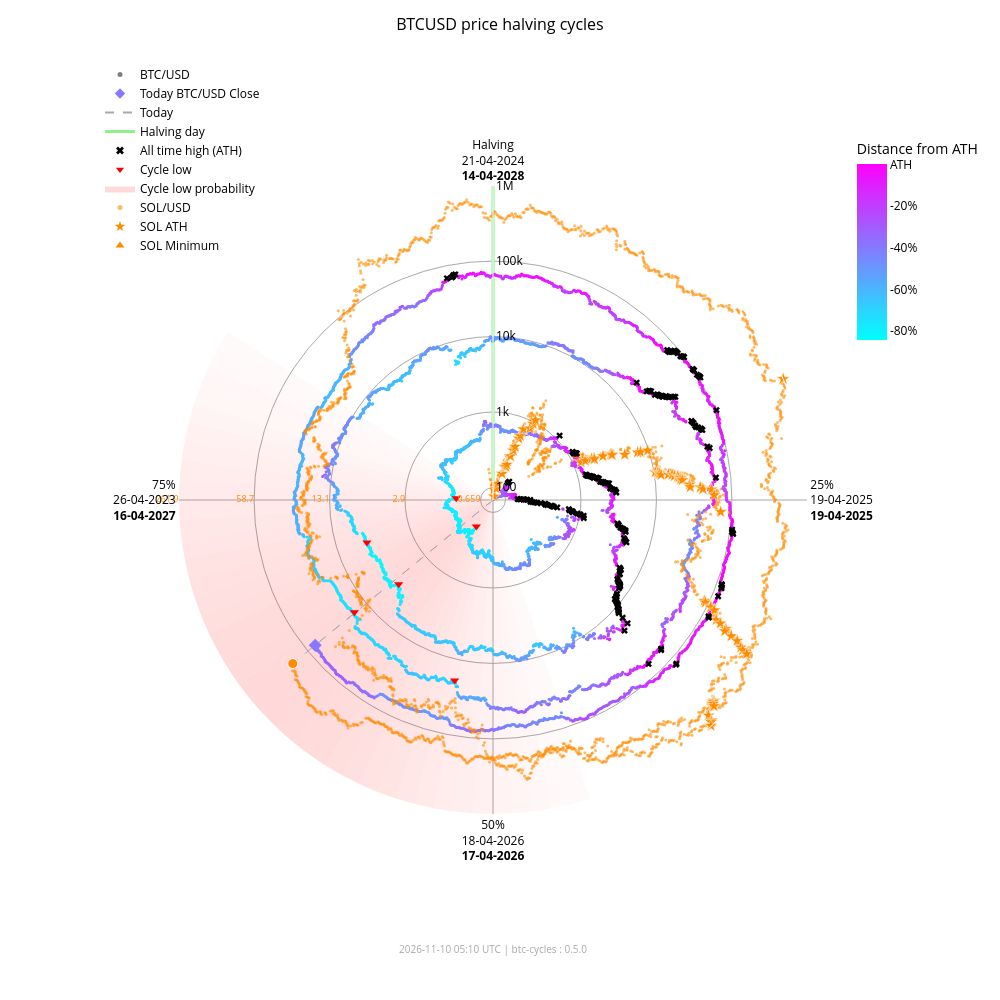

Here is the notebook cell this chart was saved with:
### Markdown cell above
### Interactive chart with overlay

### Code cell
fig_overlay_interactive = btc.plot(
    kind="interactive",
    from_date="2012-11-28",
    overlay=sol,
)
fig_overlay_interactive.show(config={"scrollZoom": True, "displayModeBar": True})

### Figure 1 — Plotly figure (JSON) as saved in the notebook; plotly's stock layout.template omitted (floating-point values rounded to 4 significant figures; data arrays with more than 128 entries replaced by an {"elided": "..."} marker saying what was removed)
{"data": [{"fill": "toself", "fillcolor": "rgba(255,0,0,0.018306980149439524)", "hoverinfo": "skip", "line": {"width": 0}, "mode": "lines", "r": [68.43, 1000000, 1000000, 68.43, 68.43], "showlegend": false, "theta": [162.0, 162.0, 165.6, 165.6, 162.0], "type": "scatterpolar"}, {"fill": "toself", "fillcolor": "rgba(255,0,0,0.02405911634527998)", "hoverinfo": "skip", "line": {"width": 0}, "mode": "lines", "r": [68.43, 1000000, 1000000, 68.43, 68.43], "showlegend": false, "theta": [165.6, 165.6, 169.2, 169.2, 165.6], "type": "scatterpolar"}, {"fill": "toself", "fillcolor": "rgba(255,0,0,0.030803449372254352)", "hoverinfo": "skip", "line": {"width": 0}, "mode": "lines", "r": [68.43, 1000000, 1000000, 68.43, 68.43], "showlegend": false, "theta": [169.2, 169.2, 172.8, 172.8, 169.2], "type": "scatterpolar"}, {"fill": "toself", "fillcolor": "rgba(255,0,0,0.03847233586005252)", "hoverinfo": "skip", "line": {"width": 0}, "mode": "lines", "r": [68.43, 1000000, 1000000, 68.43, 68.43], "showlegend": false, "theta": [172.8, 172.8, 176.4, 176.4, 172.8], "type": "scatterpolar"}, {"fill": "toself", "fillcolor": "rgba(255,0,0,0.04694405159551339)", "hoverinfo": "skip", "line": {"width": 0}, "mode": "lines", "r": [68.43, 1000000, 1000000, 68.43, 68.43], "showlegend": false, "theta": [176.4, 176.4, 180.0, 180.0, 176.4], "type": "scatterpolar"}, {"fill": "toself", "fillcolor": "rgba(255,0,0,0.05605603979818329)", "hoverinfo": "skip", "line": {"width": 0}, "mode": "lines", "r": [68.43, 1000000, 1000000, 68.43, 68.43], "showlegend": false, "theta": [180.0, 180.0, 183.6, 183.6, 180.0], "type": "scatterpolar"}, {"fill": "toself", "fillcolor": "rgba(255,0,0,0.06562330627802694)", "hoverinfo": "skip", "line": {"width": 0}, "mode": "lines", "r": [68.43, 1000000, 1000000, 68.43, 68.43], "showlegend": false, "theta": [183.6, 183.6, 187.2, 187.2, 183.6], "type": "scatterpolar"}, {"fill": "toself", "fillcolor": "rgba(255,0,0,0.07545707932574237)", "hoverinfo": "skip", "line": {"width": 0}, "mode": "lines", "r": [68.43, 1000000, 1000000, 68.43, 68.43], "showlegend": false, "theta": [187.2, 187.2, 190.8, 190.8, 187.2], "type": "scatterpolar"}, {"fill": "toself", "fillcolor": "rgba(255,0,0,0.08537841060169407)", "hoverinfo": "skip", "line": {"width": 0}, "mode": "lines", "r": [68.43, 1000000, 1000000, 68.43, 68.43], "showlegend": false, "theta": [190.8, 190.8, 194.4, 194.4, 190.8], "type": "scatterpolar"}, {"fill": "toself", "fillcolor": "rgba(255,0,0,0.09522272137134848)", "hoverinfo": "skip", "line": {"width": 0}, "mode": "lines", "r": [68.43, 1000000, 1000000, 68.43, 68.43], "showlegend": false, "theta": [194.4, 194.4, 198.0, 198.0, 194.4], "type": "scatterpolar"}, {"fill": "toself", "fillcolor": "rgba(255,0,0,0.10483418800389058)", "hoverinfo": "skip", "line": {"width": 0}, "mode": "lines", "r": [68.43, 1000000, 1000000, 68.43, 68.43], "showlegend": false, "theta": [198.0, 198.0, 201.6, 201.6, 198.0], "type": "scatterpolar"}, {"fill": "toself", "fillcolor": "rgba(255,0,0,0.11405248627197925)", "hoverinfo": "skip", "line": {"width": 0}, "mode": "lines", "r": [68.43, 1000000, 1000000, 68.43, 68.43], "showlegend": false, "theta": [201.6, 201.6, 205.2, 205.2, 201.6], "type": "scatterpolar"}, {"fill": "toself", "fillcolor": "rgba(255,0,0,0.12269756305009562)", "hoverinfo": "skip", "line": {"width": 0}, "mode": "lines", "r": [68.43, 1000000, 1000000, 68.43, 68.43], "showlegend": false, "theta": [205.2, 205.2, 208.8, 208.8, 205.2], "type": "scatterpolar"}, {"fill": "toself", "fillcolor": "rgba(255,0,0,0.13055959037792858)", "hoverinfo": "skip", "line": {"width": 0}, "mode": "lines", "r": [68.43, 1000000, 1000000, 68.43, 68.43], "showlegend": false, "theta": [208.8, 208.8, 212.4, 212.4, 208.8], "type": "scatterpolar"}, {"fill": "toself", "fillcolor": "rgba(255,0,0,0.13740037014073872)", "hoverinfo": "skip", "line": {"width": 0}, "mode": "lines", "r": [68.43, 1000000, 1000000, 68.43, 68.43], "showlegend": false, "theta": [212.4, 212.4, 216.0, 216.0, 212.4], "type": "scatterpolar"}, {"fill": "toself", "fillcolor": "rgba(255,0,0,0.14296927208088228)", "hoverinfo": "skip", "line": {"width": 0}, "mode": "lines", "r": [68.43, 1000000, 1000000, 68.43, 68.43], "showlegend": false, "theta": [216.0, 216.0, 219.6, 219.6, 216.0], "type": "scatterpolar"}, {"fill": "toself", "fillcolor": "rgba(255,0,0,0.14703219887325494)", "hoverinfo": "skip", "line": {"width": 0}, "mode": "lines", "r": [68.43, 1000000, 1000000, 68.43, 68.43], "showlegend": false, "theta": [219.6, 219.6, 223.2, 223.2, 219.6], "type": "scatterpolar"}, {"fill": "toself", "fillcolor": "rgba(255,0,0,0.14940752827264187)", "hoverinfo": "skip", "line": {"width": 0}, "mode": "lines", "r": [68.43, 1000000, 1000000, 68.43, 68.43], "showlegend": false, "theta": [223.2, 223.2, 226.8, 226.8, 223.2], "type": "scatterpolar"}, {"fill": "toself", "fillcolor": "rgba(255,0,0,0.15)", "hoverinfo": "skip", "line": {"width": 0}, "mode": "lines", "r": [68.43, 1000000, 1000000, 68.43, 68.43], "showlegend": false, "theta": [226.8, 226.8, 230.4, 230.4, 226.8], "type": "scatterpolar"}, {"fill": "toself", "fillcolor": "rgba(255,0,0,0.14882314851976614)", "hoverinfo": "skip", "line": {"width": 0}, "mode": "lines", "r": [68.43, 1000000, 1000000, 68.43, 68.43], "showlegend": false, "theta": [230.4, 230.4, 234.0, 234.0, 230.4], "type": "scatterpolar"}, {"fill": "toself", "fillcolor": "rgba(255,0,0,0.14600334989350275)", "hoverinfo": "skip", "line": {"width": 0}, "mode": "lines", "r": [68.43, 1000000, 1000000, 68.43, 68.43], "showlegend": false, "theta": [234.0, 234.0, 237.6, 237.6, 234.0], "type": "scatterpolar"}, {"fill": "toself", "fillcolor": "rgba(255,0,0,0.14176315293000513)", "hoverinfo": "skip", "line": {"width": 0}, "mode": "lines", "r": [68.43, 1000000, 1000000, 68.43, 68.43], "showlegend": false, "theta": [237.6, 237.6, 241.2, 241.2, 237.6], "type": "scatterpolar"}, {"fill": "toself", "fillcolor": "rgba(255,0,0,0.1363869302869166)", "hoverinfo": "skip", "line": {"width": 0}, "mode": "lines", "r": [68.43, 1000000, 1000000, 68.43, 68.43], "showlegend": false, "theta": [241.2, 241.2, 244.8, 244.8, 241.2], "type": "scatterpolar"}, {"fill": "toself", "fillcolor": "rgba(255,0,0,0.13017643696734477)", "hoverinfo": "skip", "line": {"width": 0}, "mode": "lines", "r": [68.43, 1000000, 1000000, 68.43, 68.43], "showlegend": false, "theta": [244.8, 244.8, 248.4, 248.4, 244.8], "type": "scatterpolar"}, {"fill": "toself", "fillcolor": "rgba(255,0,0,0.1234063302665758)", "hoverinfo": "skip", "line": {"width": 0}, "mode": "lines", "r": [68.43, 1000000, 1000000, 68.43, 68.43], "showlegend": false, "theta": [248.4, 248.4, 252.0, 252.0, 248.4], "type": "scatterpolar"}, {"fill": "toself", "fillcolor": "rgba(255,0,0,0.11628949020714345)", "hoverinfo": "skip", "line": {"width": 0}, "mode": "lines", "r": [68.43, 1000000, 1000000, 68.43, 68.43], "showlegend": false, "theta": [252.0, 252.0, 255.6, 255.6, 252.0], "type": "scatterpolar"}, {"fill": "toself", "fillcolor": "rgba(255,0,0,0.108959277972535)", "hoverinfo": "skip", "line": {"width": 0}, "mode": "lines", "r": [68.43, 1000000, 1000000, 68.43, 68.43], "showlegend": false, "theta": [255.6, 255.6, 259.2, 259.2, 255.6], "type": "scatterpolar"}, {"fill": "toself", "fillcolor": "rgba(255,0,0,0.1014715299920515)", "hoverinfo": "skip", "line": {"width": 0}, "mode": "lines", "r": [68.43, 1000000, 1000000, 68.43, 68.43], "showlegend": false, "theta": [259.2, 259.2, 262.8, 262.8, 259.2], "type": "scatterpolar"}, {"fill": "toself", "fillcolor": "rgba(255,0,0,0.09382430417652897)", "hoverinfo": "skip", "line": {"width": 0}, "mode": "lines", "r": [68.43, 1000000, 1000000, 68.43, 68.43], "showlegend": false, "theta": [262.8, 262.8, 266.4, 266.4, 262.8], "type": "scatterpolar"}, {"fill": "toself", "fillcolor": "rgba(255,0,0,0.08598937207621672)", "hoverinfo": "skip", "line": {"width": 0}, "mode": "lines", "r": [68.43, 1000000, 1000000, 68.43, 68.43], "showlegend": false, "theta": [266.4, 266.4, 270.0, 270.0, 266.4], "type": "scatterpolar"}, {"fill": "toself", "fillcolor": "rgba(255,0,0,0.07794710108398434)", "hoverinfo": "skip", "line": {"width": 0}, "mode": "lines", "r": [68.43, 1000000, 1000000, 68.43, 68.43], "showlegend": false, "theta": [270.0, 270.0, 273.6, 273.6, 270.0], "type": "scatterpolar"}, {"fill": "toself", "fillcolor": "rgba(255,0,0,0.06971614429145927)", "hoverinfo": "skip", "line": {"width": 0}, "mode": "lines", "r": [68.43, 1000000, 1000000, 68.43, 68.43], "showlegend": false, "theta": [273.6, 273.6, 277.2, 277.2, 273.6], "type": "scatterpolar"}, {"fill": "toself", "fillcolor": "rgba(255,0,0,0.061371174705723626)", "hoverinfo": "skip", "line": {"width": 0}, "mode": "lines", "r": [68.43, 1000000, 1000000, 68.43, 68.43], "showlegend": false, "theta": [277.2, 277.2, 280.8, 280.8, 277.2], "type": "scatterpolar"}, {"fill": "toself", "fillcolor": "rgba(255,0,0,0.05304520605236535)", "hoverinfo": "skip", "line": {"width": 0}, "mode": "lines", "r": [68.43, 1000000, 1000000, 68.43, 68.43], "showlegend": false, "theta": [280.8, 280.8, 284.4, 284.4, 280.8], "type": "scatterpolar"}, {"fill": "toself", "fillcolor": "rgba(255,0,0,0.044916938988340704)", "hoverinfo": "skip", "line": {"width": 0}, "mode": "lines", "r": [68.43, 1000000, 1000000, 68.43, 68.43], "showlegend": false, "theta": [284.4, 284.4, 288.0, 288.0, 284.4], "type": "scatterpolar"}, {"fill": "toself", "fillcolor": "rgba(255,0,0,0.0371870550186571)", "hoverinfo": "skip", "line": {"width": 0}, "mode": "lines", "r": [68.43, 1000000, 1000000, 68.43, 68.43], "showlegend": false, "theta": [288.0, 288.0, 291.6, 291.6, 288.0], "type": "scatterpolar"}, {"fill": "toself", "fillcolor": "rgba(255,0,0,0.030049603184432498)", "hoverinfo": "skip", "line": {"width": 0}, "mode": "lines", "r": [68.43, 1000000, 1000000, 68.43, 68.43], "showlegend": false, "theta": [291.6, 291.6, 295.2, 295.2, 291.6], "type": "scatterpolar"}, {"fill": "toself", "fillcolor": "rgba(255,0,0,0.023665126797805223)", "hoverinfo": "skip", "line": {"width": 0}, "mode": "lines", "r": [68.43, 1000000, 1000000, 68.43, 68.43], "showlegend": false, "theta": [295.2, 295.2, 298.8, 298.8, 295.2], "type": "scatterpolar"}, {"fill": "toself", "fillcolor": "rgba(255,0,0,0.018141004067302662)", "hoverinfo": "skip", "line": {"width": 0}, "mode": "lines", "r": [68.43, 1000000, 1000000, 68.43, 68.43], "showlegend": false, "theta": [298.8, 298.8, 302.4, 302.4, 298.8], "type": "scatterpolar"}, {"hoverinfo": "skip", "line": {"color": "darkgrey", "dash": "dash", "width": 1}, "mode": "lines", "r": [68.43, 75220.0], "showlegend": false, "theta": [230.8, 230.8], "type": "scatterpolar"}, {"hoverinfo": "skip", "line": {"color": "darkgrey", "dash": "dash", "width": 1}, "mode": "lines", "r": [68.43, 182000.0], "showlegend": false, "theta": [230.8, 230.8], "type": "scatterpolar"}, {"hoverinfo": "skip", "line": {"color": "lightgreen", "width": 3}, "mode": "lines", "r": [68.43, 1000000], "showlegend": false, "theta": [0, 0], "type": "scatterpolar"}, {"hoverinfo": "text", "marker": {"color": {"elided": "4945 str values"}, "size": 3}, "mode": "markers", "r": {"elided": "4945 float values"}, "showlegend": false, "text": {"elided": "4945 str values"}, "theta": {"elided": "4945 float values"}, "type": "scatterpolar"}, {"hoverinfo": "text", "marker": {"color": "#FF8C00", "opacity": 0.6, "size": 3}, "mode": "markers", "r": {"elided": "2405 float values"}, "showlegend": false, "text": {"elided": "2405 str values"}, "theta": {"elided": "2405 float values"}, "type": "scatterpolar"}, {"hoverinfo": "text", "marker": {"color": "#8778ff", "size": 10, "symbol": "diamond"}, "mode": "markers", "r": [75220.0], "showlegend": false, "text": ["Today<br>Date: 2026-11-09<br>Price: $75,223.15"], "theta": [230.8], "type": "scatterpolar"}, {"hoverinfo": "text", "marker": {"color": "#FF8C00", "line": {"color": "white", "width": 1}, "size": 10, "symbol": "circle"}, "mode": "markers", "r": [182000.0], "showlegend": false, "text": ["Today SOL<br>Date: 2026-11-09<br>Price: $86.55"], "theta": [230.8], "type": "scatterpolar"}, {"hoverinfo": "text", "marker": {"color": "#FF8C00", "line": {"color": "white", "width": 0.5}, "size": 10, "symbol": "star"}, "mode": "markers", "r": [68.43, 76.69, 98.28, 115.1, 160.2, 199.2, 200.3, 203.8, 217.3, 287.8, 349.8, 397.3, 523.3, 573.2, 718.1, 798.5, 948.0, 1078.0, 1271.0, 1461.0, 1785.0, 1908.0, 1917.0, 2530.0, 3215.0, 3302.0, 3322.0, 4795.0, 7121.0, 7760.0, 9679.0, 10370.0, 11210.0, 11600.0, 11830.0, 12190.0, 15220.0, 16990.0, 18090.0, 20010.0, 20730.0, 21720.0, 21920.0, 22700.0, 28100.0, 28410.0, 38550.0, 41750.0, 54000.0, 58230.0, 71670.0, 86520.0, 90770.0, 111800.0, 112400.0, 128500.0, 155700.0, 182600.0, 229400.0, 231200.0, 295100.0, 371400.0, 451600.0, 493500.0, 583700.0, 612100.0, 618900.0, 644000.0, 686600.0, 744100.0, 879500.0, 907500.0, 980900.0, 1000000.0], "showlegend": false, "text": ["SOL ATH<br>Date: 2020-04-10<br>Price: $0.95", "SOL ATH<br>Date: 2020-07-12<br>Price: $1.02", "SOL ATH<br>Date: 2020-07-13<br>Price: $1.18", "SOL ATH<br>Date: 2020-07-15<br>Price: $1.29", "SOL ATH<br>Date: 2020-07-26<br>Price: $1.57", "SOL ATH<br>Date: 2020-07-27<br>Price: $1.78", "SOL ATH<br>Date: 2020-07-28<br>Price: $1.78", "SOL ATH<br>Date: 2020-08-03<br>Price: $1.80", "SOL ATH<br>Date: 2020-08-04<br>Price: $1.87", "SOL ATH<br>Date: 2020-08-06<br>Price: $2.21", "SOL ATH<br>Date: 2020-08-08<br>Price: $2.47", "SOL ATH<br>Date: 2020-08-09<br>Price: $2.67", "SOL ATH<br>Date: 2020-08-10<br>Price: $3.13", "SOL ATH<br>Date: 2020-08-11<br>Price: $3.30", "SOL ATH<br>Date: 2020-08-12<br>Price: $3.77", "SOL ATH<br>Date: 2020-08-28<br>Price: $4.01", "SOL ATH<br>Date: 2020-08-30<br>Price: $4.44", "SOL ATH<br>Date: 2020-08-31<br>Price: $4.78", "SOL ATH<br>Date: 2021-02-02<br>Price: $5.27", "SOL ATH<br>Date: 2021-02-03<br>Price: $5.72", "SOL ATH<br>Date: 2021-02-04<br>Price: $6.43", "SOL ATH<br>Date: 2021-02-05<br>Price: $6.68", "SOL ATH<br>Date: 2021-02-07<br>Price: $6.70", "SOL ATH<br>Date: 2021-02-08<br>Price: $7.88", "SOL ATH<br>Date: 2021-02-10<br>Price: $9.07", "SOL ATH<br>Date: 2021-02-11<br>Price: $9.22", "SOL ATH<br>Date: 2021-02-12<br>Price: $9.25", "SOL ATH<br>Date: 2021-02-19<br>Price: $11.47", "SOL ATH<br>Date: 2021-02-22<br>Price: $14.45", "SOL ATH<br>Date: 2021-02-23<br>Price: $15.20", "SOL ATH<br>Date: 2021-02-24<br>Price: $17.30", "SOL ATH<br>Date: 2021-03-28<br>Price: $18.02", "SOL ATH<br>Date: 2021-03-29<br>Price: $18.85", "SOL ATH<br>Date: 2021-03-30<br>Price: $19.23", "SOL ATH<br>Date: 2021-03-31<br>Price: $19.47", "SOL ATH<br>Date: 2021-04-02<br>Price: $19.81", "SOL ATH<br>Date: 2021-04-03<br>Price: $22.55", "SOL ATH<br>Date: 2021-04-04<br>Price: $24.06", "SOL ATH<br>Date: 2021-04-06<br>Price: $24.96", "SOL ATH<br>Date: 2021-04-07<br>Price: $26.48", "SOL ATH<br>Date: 2021-04-08<br>Price: $27.03", "SOL ATH<br>Date: 2021-04-09<br>Price: $27.78", "SOL ATH<br>Date: 2021-04-11<br>Price: $27.93", "SOL ATH<br>Date: 2021-04-12<br>Price: $28.51", "SOL ATH<br>Date: 2021-04-18<br>Price: $32.30", "SOL ATH<br>Date: 2021-04-21<br>Price: $32.51", "SOL ATH<br>Date: 2021-04-22<br>Price: $38.88", "SOL ATH<br>Date: 2021-04-24<br>Price: $40.74", "SOL ATH<br>Date: 2021-04-25<br>Price: $47.37", "SOL ATH<br>Date: 2021-05-01<br>Price: $49.51", "SOL ATH<br>Date: 2021-05-18<br>Price: $55.91", "SOL ATH<br>Date: 2021-08-16<br>Price: $62.43", "SOL ATH<br>Date: 2021-08-17<br>Price: $64.21", "SOL ATH<br>Date: 2021-08-18<br>Price: $72.54", "SOL ATH<br>Date: 2021-08-19<br>Price: $72.76", "SOL ATH<br>Date: 2021-08-20<br>Price: $78.72", "SOL ATH<br>Date: 2021-08-27<br>Price: $88.09", "SOL ATH<br>Date: 2021-08-28<br>Price: $96.70", "SOL ATH<br>Date: 2021-08-30<br>Price: $110.54", "SOL ATH<br>Date: 2021-09-01<br>Price: $111.03", "SOL ATH<br>Date: 2021-09-02<br>Price: $128.10", "SOL ATH<br>Date: 2021-09-03<br>Price: $146.58", "SOL ATH<br>Date: 2021-09-06<br>Price: $164.38", "SOL ATH<br>Date: 2021-09-07<br>Price: $173.15", "SOL ATH<br>Date: 2021-09-08<br>Price: $191.04", "SOL ATH<br>Date: 2021-10-22<br>Price: $196.43", "SOL ATH<br>Date: 2021-10-23<br>Price: $197.70", "SOL ATH<br>Date: 2021-10-24<br>Price: $202.36", "SOL ATH<br>Date: 2021-10-25<br>Price: $210.10", "SOL ATH<br>Date: 2021-11-02<br>Price: $220.24", "SOL ATH<br>Date: 2021-11-03<br>Price: $242.90", "SOL ATH<br>Date: 2021-11-04<br>Price: $247.39", "SOL ATH<br>Date: 2021-11-06<br>Price: $258.93", "SOL ATH<br>Date: 2025-01-18<br>Price: $261.87"], "theta": [352.0, 15.5, 15.75, 16.25, 19.0, 19.25, 19.5, 21.0, 21.25, 21.75, 22.25, 22.5, 22.75, 23.0, 23.25, 27.25, 27.75, 28.0, 66.75, 67.0, 67.25, 67.5, 68.0, 68.25, 68.75, 69.0, 69.25, 71.0, 71.75, 72.0, 72.25, 80.25, 80.5, 80.75, 81.0, 81.5, 81.75, 82.0, 82.5, 82.75, 83.0, 83.25, 83.75, 84.0, 85.5, 86.25, 86.5, 87.0, 87.25, 88.75, 93.0, 115.5, 115.8, 116.0, 116.2, 116.5, 118.2, 118.5, 119.0, 119.5, 119.8, 120.0, 120.7, 121.0, 121.3, 132.2, 132.5, 132.8, 133.0, 135.0, 135.2, 135.5, 136.0, 67.35], "type": "scatterpolar"}, {"hoverinfo": "text", "marker": {"color": "#FF8C00", "line": {"color": "white", "width": 0.5}, "size": 10, "symbol": "triangle-up"}, "mode": "markers", "r": [68.43], "showlegend": false, "text": ["SOL Minimum<br>Date: 2020-05-11<br>Price: $0.52"], "theta": [0.0], "type": "scatterpolar"}, {"hoverinfo": "text", "marker": {"color": "black", "size": 6, "symbol": "x"}, "mode": "markers", "r": {"elided": "182 float values"}, "showlegend": false, "text": {"elided": "182 str values"}, "theta": {"elided": "182 float values"}, "type": "scatterpolar"}, {"hoverinfo": "text", "marker": {"color": "red", "size": 8, "symbol": "triangle-down"}, "mode": "markers", "r": [178.1, 210.5, 3237.0, 3961.0, 19020.0, 15790.0], "showlegend": false, "text": ["Cycle Low<br>Date: 2015-01-14<br>Price: $178.10<br>ATH distance: -84.5%", "Cycle Low<br>Date: 2015-08-24<br>Price: $210.49<br>ATH distance: -81.7%", "Cycle Low<br>Date: 2018-12-15<br>Price: $3,236.76<br>ATH distance: -83.4%", "Cycle Low<br>Date: 2019-03-15<br>Price: $3,960.91<br>ATH distance: -79.7%", "Cycle Low<br>Date: 2022-06-18<br>Price: $19,017.64<br>ATH distance: -71.9%", "Cycle Low<br>Date: 2022-11-21<br>Price: $15,787.28<br>ATH distance: -76.6%"], "theta": [212.1, 272.7, 228.3, 251.4, 192.0, 231.0], "type": "scatterpolar"}, {"marker": {"color": "grey", "size": 5}, "mode": "markers", "name": "BTC/USD", "r": [null], "theta": [null], "type": "scatterpolar"}, {"marker": {"color": "#8778ff", "size": 8, "symbol": "diamond"}, "mode": "markers", "name": "Today BTC/USD Close", "r": [null], "theta": [null], "type": "scatterpolar"}, {"line": {"color": "darkgrey", "dash": "dash"}, "mode": "lines", "name": "Today", "r": [null], "theta": [null], "type": "scatterpolar"}, {"line": {"color": "lightgreen", "width": 3}, "mode": "lines", "name": "Halving day", "r": [null], "theta": [null], "type": "scatterpolar"}, {"marker": {"color": "black", "size": 7, "symbol": "x"}, "mode": "markers", "name": "All time high (ATH)", "r": [null], "theta": [null], "type": "scatterpolar"}, {"marker": {"color": "red", "size": 7, "symbol": "triangle-down"}, "mode": "markers", "name": "Cycle low", "r": [null], "theta": [null], "type": "scatterpolar"}, {"fill": "toself", "fillcolor": "rgba(255,0,0,0.15)", "line": {"width": 0}, "mode": "lines", "name": "Cycle low probability", "r": [null], "theta": [null], "type": "scatterpolar"}, {"marker": {"color": "#FF8C00", "opacity": 0.6, "size": 5}, "mode": "markers", "name": "SOL/USD", "r": [null], "theta": [null], "type": "scatterpolar"}, {"marker": {"color": "#FF8C00", "size": 8, "symbol": "star"}, "mode": "markers", "name": "SOL ATH", "r": [null], "theta": [null], "type": "scatterpolar"}, {"marker": {"color": "#FF8C00", "size": 8, "symbol": "triangle-up"}, "mode": "markers", "name": "SOL Minimum", "r": [null], "theta": [null], "type": "scatterpolar"}, {"hoverinfo": "skip", "marker": {"cmax": 0, "cmin": -0.8453, "color": [0], "colorbar": {"len": 0.25, "ticktext": ["ATH", "-20%", "-40%", "-60%", "-80%", "-100%"], "tickvals": [0, -0.2, -0.4, -0.6, -0.8, -1.0], "title": {"text": "Distance from ATH"}, "x": 0.95, "y": 0.92, "yanchor": "top"}, "colorscale": {"elided": "256x2 mixed values"}, "showscale": true, "size": 0}, "mode": "markers", "r": [null], "showlegend": false, "theta": [null], "type": "scatterpolar"}, {"hoverinfo": "skip", "mode": "text", "r": [100, 1000, 10000, 100000, 1000000], "showlegend": false, "text": ["0.659", "2.9", "13.1", "58.7", "261.9"], "textfont": {"color": "#FF8C00", "size": 9}, "textposition": "middle left", "theta": [270, 270, 270, 270, 270], "type": "scatterpolar"}], "layout": {"annotations": [{"font": {"color": "darkgrey", "size": 10}, "showarrow": false, "text": "2026-11-10 05:10 UTC | btc-cycles : 0.5.0", "x": 0.5, "xref": "paper", "y": -0.02, "yref": "paper"}], "font": {"color": "black"}, "height": 1000, "legend": {"bgcolor": "rgba(0,0,0,0)", "font": {"color": "black"}, "x": 0.0, "y": 1.0}, "margin": {"b": 60, "l": 100, "r": 80, "t": 60}, "paper_bgcolor": "white", "plot_bgcolor": "white", "polar": {"angularaxis": {"color": "black", "direction": "clockwise", "gridcolor": "darkgrey", "rotation": 90, "ticktext": ["Halving<br>21-04-2024<br><b>14-04-2028</b>", "25%<br>19-04-2025<br><b>19-04-2025</b>", "50%<br>18-04-2026<br><b>17-04-2026</b>", "75%<br>26-04-2023<br><b>16-04-2027</b>"], "tickvals": [0, 90, 180, 270]}, "bgcolor": "white", "domain": {"x": [0.1, 0.9], "y": [0.05, 0.95]}, "radialaxis": {"angle": 90, "color": "black", "gridcolor": "darkgrey", "range": [1.835, 6.0], "tickangle": 90, "ticktext": ["100", "1k", "10k", "100k", "1M"], "tickvals": [100, 1000, 10000, 100000, 1000000], "type": "log"}}, "title": {"font": {"color": "black", "size": 16}, "text": "BTCUSD price halving cycles", "x": 0.5}, "width": 1000}}
